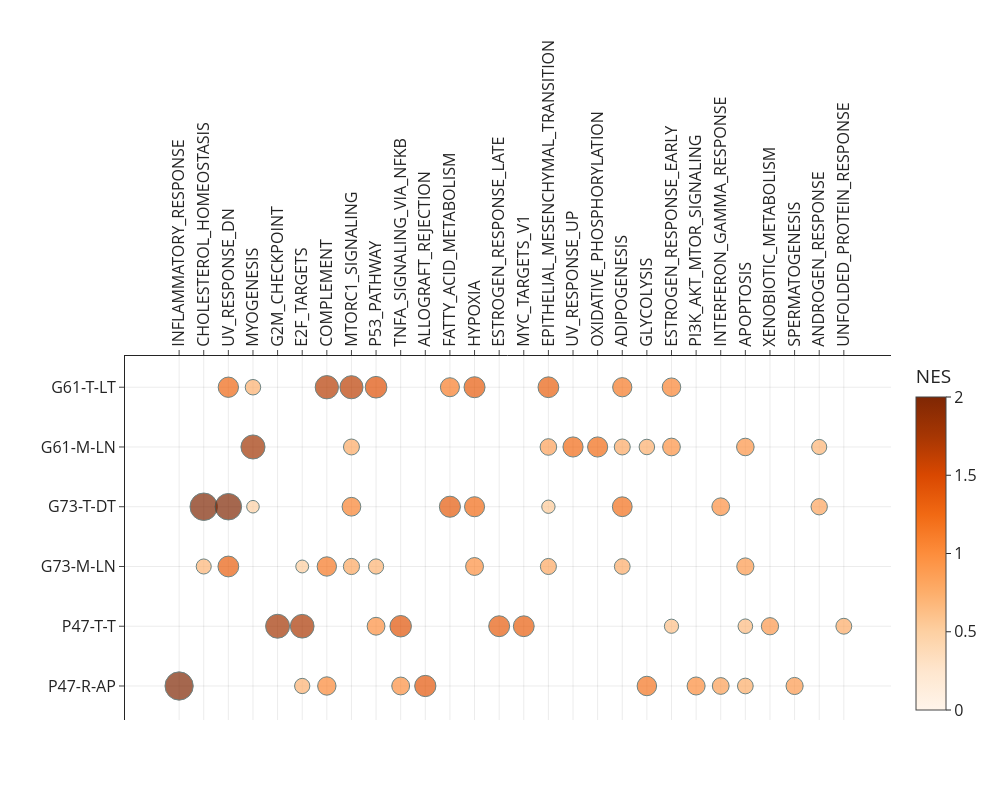

Notebook source saved alongside this figure:
### Code cell
########################################
#  MATCHED SAMPLES
########################################


up_patient = dot_plot.loc[dot_plot.Name.str.contains("P47|G61|G73")]


fig = px.scatter(
    up_patient,
    x=up_patient.Term.str.removeprefix("HALLMARK_"),
    y="Name",
    template="simple_white",
    size=up_patient.NES.abs(), # Drug
    color="NES", # Drug
    # range_color=(low25_line.Y_HAT.min(), low25_line.Y_HAT.max()),
    color_continuous_scale=px.colors.sequential.Oranges, #Blues
    range_color=(0, 2),
    width=1000,
    height=800,
    hover_data=["Term"],
    labels={
        "Name": "",
        "Term": "",
        "x":""
    },
    category_orders={
        "Name": [
            "G61-T-LT","G61-M-LN",
            "G73-T-DT","G73-M-LN",
            "P47-T-T","P47-R-AP"
        ]
    }
)

fig.update_traces(
    marker=dict(
        line=dict(width=1, color="DarkSlateGrey"),
    )
)

fig.update_layout(
    font=dict(size=16),
)

fig.update_xaxes(
    tickangle=270,
    side="top"
)

fig.update_xaxes(
    showgrid=True,
    gridwidth=1,
    gridcolor="rgba(0,0,0,0.08)",  # plotly_white-like
    tickangle=270
)

fig.update_yaxes(
    showgrid=True,
    gridwidth=1,
    gridcolor="rgba(0,0,0,0.08)"
)

### Figure 1 — Plotly figure (JSON) as saved in the notebook; plotly's stock layout.template omitted (floating-point values rounded to 4 significant figures)
{"data": [{"customdata": [["HALLMARK_INFLAMMATORY_RESPONSE"], ["HALLMARK_CHOLESTEROL_HOMEOSTASIS"], ["HALLMARK_UV_RESPONSE_DN"], ["HALLMARK_MYOGENESIS"], ["HALLMARK_G2M_CHECKPOINT"], ["HALLMARK_E2F_TARGETS"], ["HALLMARK_COMPLEMENT"], ["HALLMARK_MTORC1_SIGNALING"], ["HALLMARK_P53_PATHWAY"], ["HALLMARK_TNFA_SIGNALING_VIA_NFKB"], ["HALLMARK_ALLOGRAFT_REJECTION"], ["HALLMARK_FATTY_ACID_METABOLISM"], ["HALLMARK_HYPOXIA"], ["HALLMARK_ESTROGEN_RESPONSE_LATE"], ["HALLMARK_MYC_TARGETS_V1"], ["HALLMARK_UV_RESPONSE_DN"], ["HALLMARK_EPITHELIAL_MESENCHYMAL_TRANSITION"], ["HALLMARK_UV_RESPONSE_DN"], ["HALLMARK_UV_RESPONSE_UP"], ["HALLMARK_OXIDATIVE_PHOSPHORYLATION"], ["HALLMARK_HYPOXIA"], ["HALLMARK_ADIPOGENESIS"], ["HALLMARK_GLYCOLYSIS"], ["HALLMARK_COMPLEMENT"], ["HALLMARK_ADIPOGENESIS"], ["HALLMARK_FATTY_ACID_METABOLISM"], ["HALLMARK_MTORC1_SIGNALING"], ["HALLMARK_ESTROGEN_RESPONSE_EARLY"], ["HALLMARK_COMPLEMENT"], ["HALLMARK_PI3K_AKT_MTOR_SIGNALING"], ["HALLMARK_HYPOXIA"], ["HALLMARK_TNFA_SIGNALING_VIA_NFKB"], ["HALLMARK_P53_PATHWAY"], ["HALLMARK_INTERFERON_GAMMA_RESPONSE"], ["HALLMARK_ESTROGEN_RESPONSE_EARLY"], ["HALLMARK_APOPTOSIS"], ["HALLMARK_XENOBIOTIC_METABOLISM"], ["HALLMARK_APOPTOSIS"], ["HALLMARK_SPERMATOGENESIS"], ["HALLMARK_INTERFERON_GAMMA_RESPONSE"], ["HALLMARK_EPITHELIAL_MESENCHYMAL_TRANSITION"], ["HALLMARK_ANDROGEN_RESPONSE"], ["HALLMARK_MTORC1_SIGNALING"], ["HALLMARK_EPITHELIAL_MESENCHYMAL_TRANSITION"], ["HALLMARK_ADIPOGENESIS"], ["HALLMARK_MTORC1_SIGNALING"], ["HALLMARK_UNFOLDED_PROTEIN_RESPONSE"], ["HALLMARK_ADIPOGENESIS"], ["HALLMARK_APOPTOSIS"], ["HALLMARK_GLYCOLYSIS"], ["HALLMARK_MYOGENESIS"], ["HALLMARK_E2F_TARGETS"], ["HALLMARK_P53_PATHWAY"], ["HALLMARK_ANDROGEN_RESPONSE"], ["HALLMARK_CHOLESTEROL_HOMEOSTASIS"], ["HALLMARK_APOPTOSIS"], ["HALLMARK_ESTROGEN_RESPONSE_EARLY"], ["HALLMARK_EPITHELIAL_MESENCHYMAL_TRANSITION"], ["HALLMARK_E2F_TARGETS"], ["HALLMARK_MYOGENESIS"]], "hovertemplate": "=%{customdata[0]}<br>NES=%{marker.color}<extra></extra>", "legendgroup": "", "marker": {"color": [2.459, 2.322, 2.157, 1.785, 1.768, 1.73, 1.67, 1.644, 1.442, 1.419, 1.385, 1.371, 1.359, 1.346, 1.332, 1.331, 1.329, 1.27, 1.247, 1.246, 1.239, 1.207, 1.172, 1.154, 1.139, 1.114, 1.079, 1.059, 1.038, 1.001, 0.9851, 0.9813, 0.9785, 0.9693, 0.9644, 0.9483, 0.9155, 0.9096, 0.9037, 0.8673, 0.8467, 0.8223, 0.8068, 0.7953, 0.7875, 0.7828, 0.7743, 0.7618, 0.7603, 0.7406, 0.7382, 0.7174, 0.7125, 0.7044, 0.6991, 0.6587, 0.6222, 0.5486, 0.5116, 0.4872], "coloraxis": "coloraxis", "line": {"color": "DarkSlateGrey", "width": 1}, "size": [2.459, 2.322, 2.157, 1.785, 1.768, 1.73, 1.67, 1.644, 1.442, 1.419, 1.385, 1.371, 1.359, 1.346, 1.332, 1.331, 1.329, 1.27, 1.247, 1.246, 1.239, 1.207, 1.172, 1.154, 1.139, 1.114, 1.079, 1.059, 1.038, 1.001, 0.9851, 0.9813, 0.9785, 0.9693, 0.9644, 0.9483, 0.9155, 0.9096, 0.9037, 0.8673, 0.8467, 0.8223, 0.8068, 0.7953, 0.7875, 0.7828, 0.7743, 0.7618, 0.7603, 0.7406, 0.7382, 0.7174, 0.7125, 0.7044, 0.6991, 0.6587, 0.6222, 0.5486, 0.5116, 0.4872], "sizemode": "area", "sizeref": 0.006147, "symbol": "circle"}, "mode": "markers", "name": "", "orientation": "v", "showlegend": false, "type": "scatter", "x": ["INFLAMMATORY_RESPONSE", "CHOLESTEROL_HOMEOSTASIS", "UV_RESPONSE_DN", "MYOGENESIS", "G2M_CHECKPOINT", "E2F_TARGETS", "COMPLEMENT", "MTORC1_SIGNALING", "P53_PATHWAY", "TNFA_SIGNALING_VIA_NFKB", "ALLOGRAFT_REJECTION", "FATTY_ACID_METABOLISM", "HYPOXIA", "ESTROGEN_RESPONSE_LATE", "MYC_TARGETS_V1", "UV_RESPONSE_DN", "EPITHELIAL_MESENCHYMAL_TRANSITION", "UV_RESPONSE_DN", "UV_RESPONSE_UP", "OXIDATIVE_PHOSPHORYLATION", "HYPOXIA", "ADIPOGENESIS", "GLYCOLYSIS", "COMPLEMENT", "ADIPOGENESIS", "FATTY_ACID_METABOLISM", "MTORC1_SIGNALING", "ESTROGEN_RESPONSE_EARLY", "COMPLEMENT", "PI3K_AKT_MTOR_SIGNALING", "HYPOXIA", "TNFA_SIGNALING_VIA_NFKB", "P53_PATHWAY", "INTERFERON_GAMMA_RESPONSE", "ESTROGEN_RESPONSE_EARLY", "APOPTOSIS", "XENOBIOTIC_METABOLISM", "APOPTOSIS", "SPERMATOGENESIS", "INTERFERON_GAMMA_RESPONSE", "EPITHELIAL_MESENCHYMAL_TRANSITION", "ANDROGEN_RESPONSE", "MTORC1_SIGNALING", "EPITHELIAL_MESENCHYMAL_TRANSITION", "ADIPOGENESIS", "MTORC1_SIGNALING", "UNFOLDED_PROTEIN_RESPONSE", "ADIPOGENESIS", "APOPTOSIS", "GLYCOLYSIS", "MYOGENESIS", "E2F_TARGETS", "P53_PATHWAY", "ANDROGEN_RESPONSE", "CHOLESTEROL_HOMEOSTASIS", "APOPTOSIS", "ESTROGEN_RESPONSE_EARLY", "EPITHELIAL_MESENCHYMAL_TRANSITION", "E2F_TARGETS", "MYOGENESIS"], "xaxis": "x", "y": ["P47-R-AP", "G73-T-DT", "G73-T-DT", "G61-M-LN", "P47-T-T", "P47-T-T", "G61-T-LT", "G61-T-LT", "G61-T-LT", "P47-T-T", "P47-R-AP", "G73-T-DT", "G61-T-LT", "P47-T-T", "P47-T-T", "G73-M-LN", "G61-T-LT", "G61-T-LT", "G61-M-LN", "G61-M-LN", "G73-T-DT", "G73-T-DT", "P47-R-AP", "G73-M-LN", "G61-T-LT", "G61-T-LT", "G73-T-DT", "G61-T-LT", "P47-R-AP", "P47-R-AP", "G73-M-LN", "P47-R-AP", "P47-T-T", "G73-T-DT", "G61-M-LN", "G61-M-LN", "P47-T-T", "G73-M-LN", "P47-R-AP", "P47-R-AP", "G61-M-LN", "G73-T-DT", "G73-M-LN", "G73-M-LN", "G61-M-LN", "G61-M-LN", "P47-T-T", "G73-M-LN", "P47-R-AP", "G61-M-LN", "G61-T-LT", "P47-R-AP", "G73-M-LN", "G61-M-LN", "G73-M-LN", "P47-T-T", "P47-T-T", "G73-T-DT", "G73-M-LN", "G73-T-DT"], "yaxis": "y"}], "layout": {"coloraxis": {"cmax": 2, "cmin": 0, "colorbar": {"title": {"text": "NES"}}, "colorscale": [[0, "rgb(255,245,235)"], [0.125, "rgb(254,230,206)"], [0.25, "rgb(253,208,162)"], [0.375, "rgb(253,174,107)"], [0.5, "rgb(253,141,60)"], [0.625, "rgb(241,105,19)"], [0.75, "rgb(217,72,1)"], [0.875, "rgb(166,54,3)"], [1, "rgb(127,39,4)"]]}, "font": {"size": 16}, "height": 800, "legend": {"itemsizing": "constant", "tracegroupgap": 0}, "margin": {"t": 60}, "width": 1000, "xaxis": {"anchor": "y", "autorange": true, "domain": [0, 1], "gridcolor": "rgba(0, 0, 0, 0.08)", "gridwidth": 1, "range": [-2.202, 28.92], "showgrid": true, "side": "top", "tickangle": -90, "title": {"text": ""}, "type": "category"}, "yaxis": {"anchor": "x", "autorange": true, "categoryarray": ["P47-R-AP", "P47-T-T", "G73-M-LN", "G73-T-DT", "G61-M-LN", "G61-T-LT"], "categoryorder": "array", "domain": [0, 1], "gridcolor": "rgba(0, 0, 0, 0.08)", "gridwidth": 1, "range": [-0.571, 5.524], "showgrid": true, "title": {"text": ""}, "type": "category"}}}
